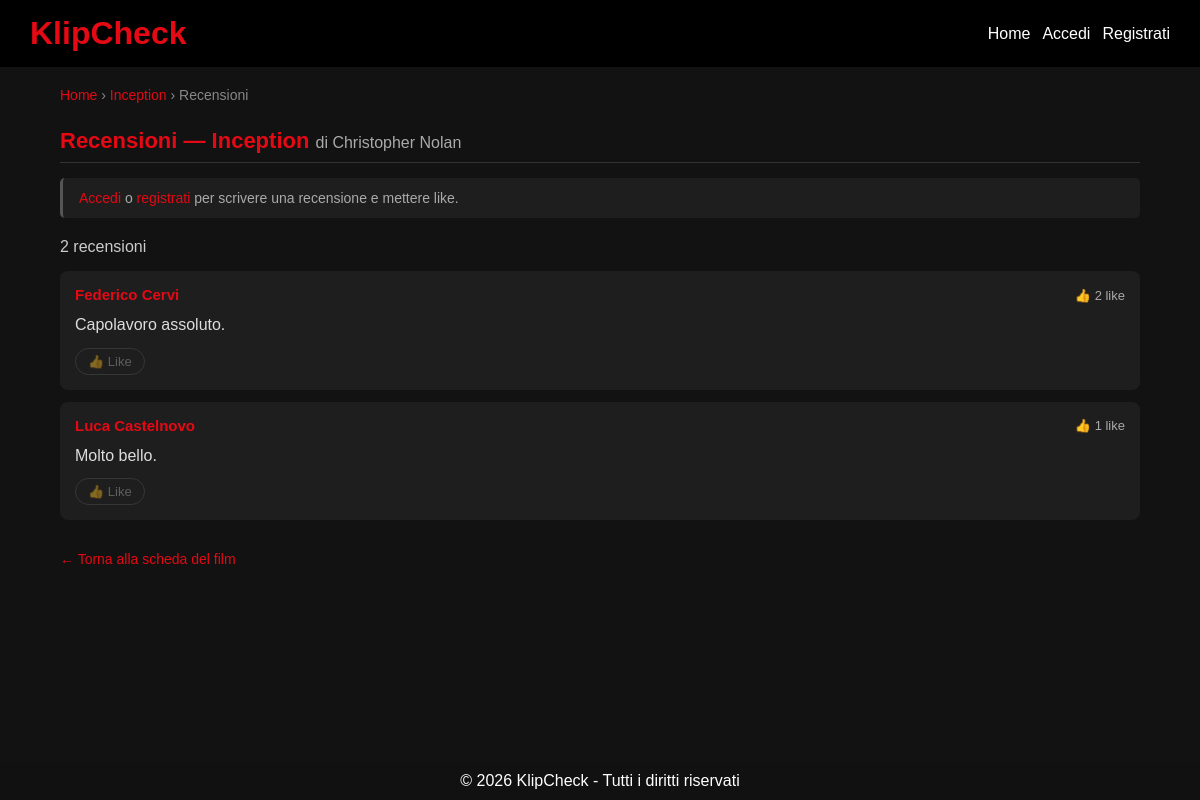
Page /KlipCheck/recensione.php?film_id=1 on the committed database.
### tables this page shows
CREATE TABLE film (
  id INT AUTO_INCREMENT PRIMARY KEY,
  titolo VARCHAR(40) NOT NULL,
  trama TEXT NOT NULL,
  locandina text,
  trailer text,
  piattaforme VARCHAR(100),
  cast TEXT,
  regista VARCHAR(50)
);

CREATE TABLE recensione (
  id INT AUTO_INCREMENT PRIMARY KEY,
  testo VARCHAR(1020) NOT NULL,
  utente_id INT NOT NULL,
  film_id INT NOT NULL,
  FOREIGN KEY (utente_id) REFERENCES utente(id) ON DELETE CASCADE,
  FOREIGN KEY (film_id) REFERENCES film(id) ON DELETE CASCADE,
  UNIQUE KEY unique_recensione (utente_id, film_id)
);

CREATE TABLE utente (
  id INT AUTO_INCREMENT PRIMARY KEY,
  username VARCHAR(30) NOT NULL,
  password VARCHAR(50) NOT NULL,
  grado ENUM('visualizzatore','registrato','admin') NOT NULL,
  email VARCHAR(50) NOT NULL
);

### KlipCheck/Recensione.php (the view, shortened to what this page needs)
<?php
$host    = 'localhost';
$db      = 'klipcheckdb';
$user    = 'root';
$pass    = 'mysql';
$charset = 'utf8mb4';
try {
    $pdo = new PDO(
        "mysql:host=$host;dbname=$db;charset=$charset",
        $user, $pass,
        [PDO::ATTR_ERRMODE => PDO::ERRMODE_EXCEPTION]
    );
} catch (PDOException $e) {
    die("Connessione fallita: " . $e->getMessage());
}
$film_id = isset($_GET['film_id']) ? (int)$_GET['film_id'] : 0;
$stmtFilm = $pdo->prepare("SELECT id, titolo, regista FROM film WHERE id = :id");
$stmtFilm->execute([':id' => $film_id]);
$film = $stmtFilm->fetch(PDO::FETCH_ASSOC);
$loggedIn = isset($_SESSION['user_id']);
$userId   = $loggedIn ? (int)$_SESSION['user_id'] : null;
$stmtRec = $pdo->prepare("
    SELECT r.id,
           r.testo,
           r.utente_id,
           u.username,
           COUNT(m.id) AS num_like
    FROM recensione r
    JOIN utente u ON u.id = r.utente_id
    LEFT JOIN mipiace m ON m.recensione_id = r.id
    WHERE r.film_id = :fid
    GROUP BY r.id, r.testo, r.utente_id, u.username
    ORDER BY num_like DESC, r.id DESC
");
$stmtRec->execute([':fid' => $film_id]);
$recensioni = $stmtRec->fetchAll(PDO::FETCH_ASSOC);
$miLike = [];
$haRecensito = false;
?>
<!DOCTYPE html>
<html lang="it">
<head>
    <link rel="stylesheet" href="style.css">
</head>
<body>
<header>
    <h1>KlipCheck</h1>
    <nav>
        <a href="index.php">Home</a>
        <?php if ($loggedIn): ?>
            <?php if (isset($_SESSION['grado']) && $_SESSION['grado'] === 'admin'): ?>
                <a href="areaRiservataAdmin.php">Area Admin</a>
            <?php else: ?>
                <a href="areaRiservata.php">Area Riservata</a>
            <?php endif; ?>
            <a href="logout.php">Logout</a>
        <?php else: ?>
            <a href="login/Accesso.php">Accedi</a>
            <a href="login/Registrazione.php">Registrati</a>
        <?php endif; ?>
    </nav>
</header>
<div class="container">
    <div class="film-breadcrumb">
        <a href="index.php">Home</a> &rsaquo;
        <a href="film.php?id=<?= $film_id ?>"><?= htmlspecialchars($film['titolo']) ?></a> &rsaquo;
        Recensioni
    </div>
    <h2 class="section-title">
        Recensioni — <?= htmlspecialchars($film['titolo']) ?>
        <?php if ($film['regista']): ?>
            <span class="section-title-sub">di <?= htmlspecialchars($film['regista']) ?></span>
        <?php endif; ?>
    </h2>
    <?php if ($loggedIn && !$haRecensito): ?>
        <div class="review-form-box">
            <h3>Scrivi la tua recensione</h3>
            <form method="post" action="Recensione.php?film_id=<?= $film_id ?>" class="review-form">
                <input type="hidden" name="azione" value="recensisci">
                <textarea
                    name="testo"
                    id="testoRecensione"
                    placeholder="Condividi la tua opinione su questo film..."
                    maxlength="1020"
                    required
                ></textarea>
                <div class="char-counter" id="charCounter">0 / 1020</div>
                <button type="submit" class="btn-login">Pubblica recensione</button>
            </form>
        </div>
    <?php elseif ($loggedIn && $haRecensito): ?>
        <div class="info-box">
            ✅ Hai già recensito questo film. Puoi mettere like alle recensioni degli altri utenti.
        </div>
    <?php else: ?>
        <div class="info-box">
            <a href="login/Accesso.php">Accedi</a> o
            <a href="login/Registrazione.php">registrati</a>
            per scrivere una recensione e mettere like.
        </div>
    <?php endif; ?>
    <p class="review-count">
        <?= count($recensioni) ?> recension<?= count($recensioni) === 1 ? 'e' : 'i' ?>
    </p>
    <?php if (empty($recensioni)): ?>
        <p class="no-reviews">Nessuna recensione ancora. Sii il primo a lasciarne una!</p>
    <?php else: ?>
        <?php foreach ($recensioni as $rec): ?>
            <?php
                $isMyRec     = $loggedIn && (int)$rec['utente_id'] === $userId;
                $hoMessoLike = $loggedIn && in_array((int)$rec['id'], array_map('intval', $miLike));
            ?>
            <div class="review">
                <div class="review-header">
                    <div>
                        <strong><?= htmlspecialchars($rec['username']) ?></strong>
                    </div>
                    <span class="review-likes">👍 <?= (int)$rec['num_like'] ?> like</span>
                </div>
                <p><?= nl2br(htmlspecialchars($rec['testo'])) ?></p>
                <div class="review-footer">
                    <?php if ($loggedIn && !$isMyRec): ?>
                        <form method="post" action="Recensione.php?film_id=<?= $film_id ?>" class="like-form">
                            <input type="hidden" name="azione" value="like">
                            <input type="hidden" name="recensione_id" value="<?= (int)$rec['id'] ?>">
                            <button
                                type="submit"
                                class="btn-like <?= $hoMessoLike ? 'liked' : '' ?>"
                                title="<?= $hoMessoLike ? 'Rimuovi like' : 'Metti like' ?>"
                            >
                                <?= $hoMessoLike ? '👍 Liked' : '👍 Like' ?>
                            </button>
                        </form>
                    <?php elseif (!$loggedIn): ?>
                        <button class="btn-like" disabled title="Accedi per mettere like">👍 Like</button>
                    <?php else: ?>
                        <span class="own-like-note">Non puoi mettere like alla tua recensione</span>
                    <?php endif; ?>
                </div>
            </div>
        <?php endforeach; ?>
    <?php endif; ?>
    <div class="back-wrapper">
        <a href="film.php?id=<?= $film_id ?>" class="back-link">← Torna alla scheda del film</a>
    </div>
</div>
<footer>
    <p>© 2026 KlipCheck - Tutti i diritti riservati</p>
</footer>
</body>
</html>

### KlipCheck/style.css (style rules this page uses)
* { margin: 0; padding: 0; box-sizing: border-box; }
body { font-family: Arial, sans-serif; background-color: #121212; color: #ffffff; margin: 0; padding-bottom: 60px; }
header { background-color: #000; padding: 15px 30px; display: flex; justify-content: space-between; align-items: center; }
header h1 { color: #e50914; }
nav { display: flex; align-items: center; gap: 12px; }
nav a { color: white; text-decoration: none; }
.container { width: 90%; margin: 20px auto; }
button { margin-top: 10px; padding: 8px 12px; border: none; background-color: #e50914; color: white; border-radius: 5px; cursor: pointer; }
.review { background-color: #1e1e1e; padding: 10px; border-radius: 5px; margin-top: 10px; }
footer { position: fixed; bottom: 0; left: 0; width: 100%; background-color: #111; color: white; text-align: center; padding: 10px; }
.section-title { font-size: 22px; color: #e50914; margin-bottom: 15px; border-bottom: 1px solid #333; padding-bottom: 8px; }
.review { background-color: #1e1e1e; padding: 15px; border-radius: 8px; margin-bottom: 12px; }
.review-header { display: flex; justify-content: space-between; align-items: center; margin-bottom: 8px; }
.review-header strong { color: #e50914; font-size: 15px; }
.review-likes { color: #aaa; font-size: 13px; }
.review p { color: #ddd; line-height: 1.6; }
.back-link { display: inline-block; margin-bottom: 25px; color: #e50914; text-decoration: none; font-size: 14px; }
.btn-like { background: none; border: 1px solid #555; color: #aaa; padding: 5px 12px; border-radius: 20px; cursor: pointer; font-size: 13px; margin-top: 0; transition: border-color 0.2s, color 0.2s; }
.btn-like:disabled { cursor: default; opacity: 0.45; }
.review-footer { display: flex; align-items: center; gap: 10px; margin-top: 10px; }
.film-breadcrumb { margin-bottom: 25px; font-size: 14px; color: #888; }
.film-breadcrumb a { color: #e50914; text-decoration: none; }
.info-box { background-color: #1e1e1e; border-left: 3px solid #555; padding: 12px 16px; border-radius: 5px; color: #aaa; font-size: 14px; margin-bottom: 20px; }
.info-box a { color: #e50914; text-decoration: none; }
.review-count { margin-bottom: 15px; color: #ccc; font-size: 16px; }
.back-wrapper { margin-top: 30px; }
.section-title-sub { font-size: 16px; color: #aaa; font-weight: normal; }

### rows in the picture
film: titolo "Inception", regista "Christopher Nolan"
recensione: utente.username "Federico Cervi", num_like "2", testo "Capolavoro assoluto."
recensione: utente.username "Luca Castelnovo", num_like "1", testo "Molto bello."

### other values in the picture
count($recensioni) "2"
